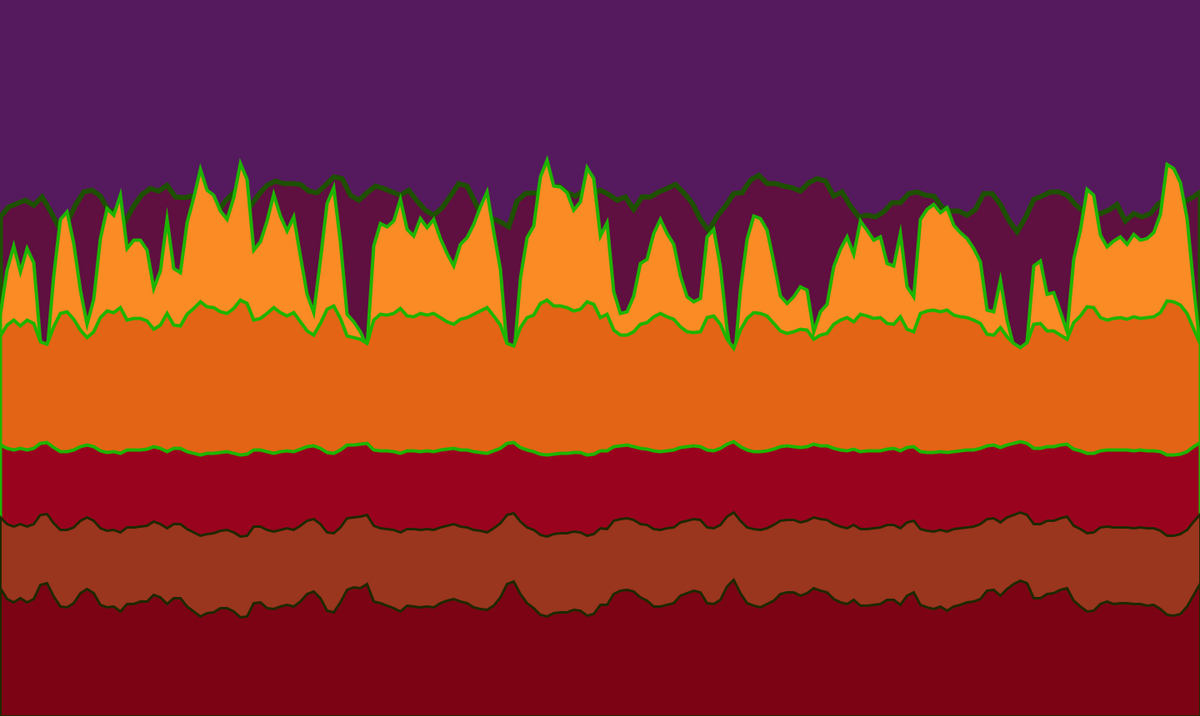
Frame 1 (no input)
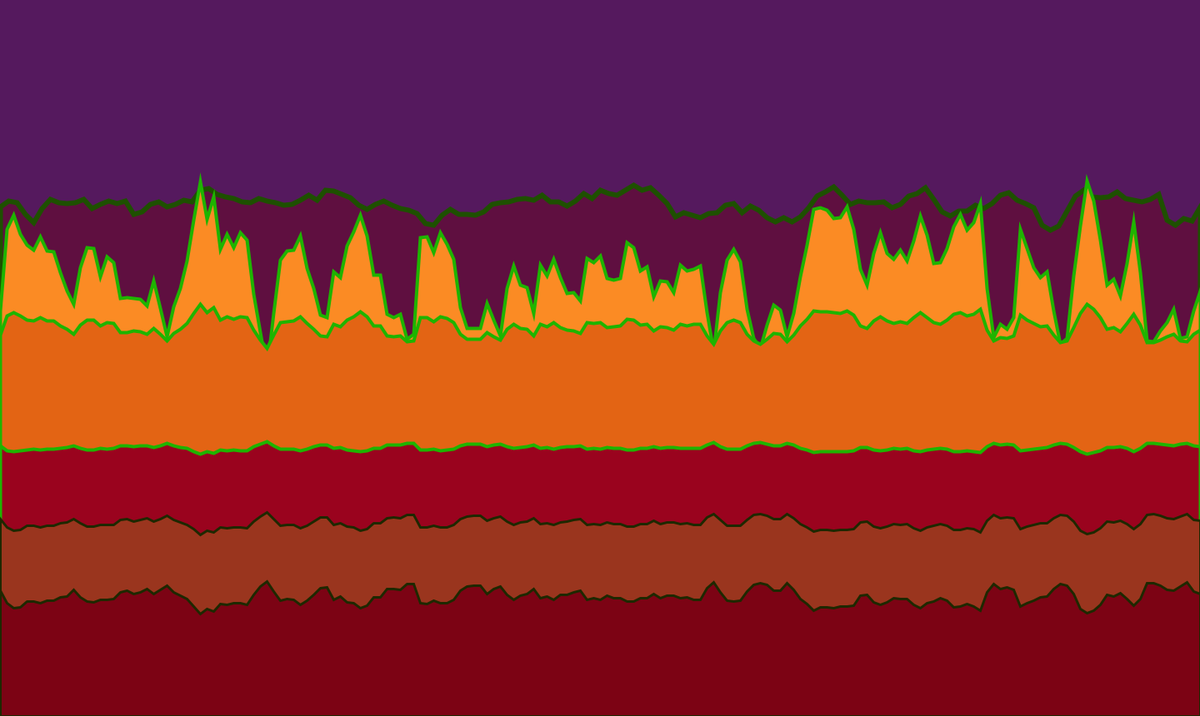
Frame 60 (the mouse pressed at the canvas centre just before this capture)
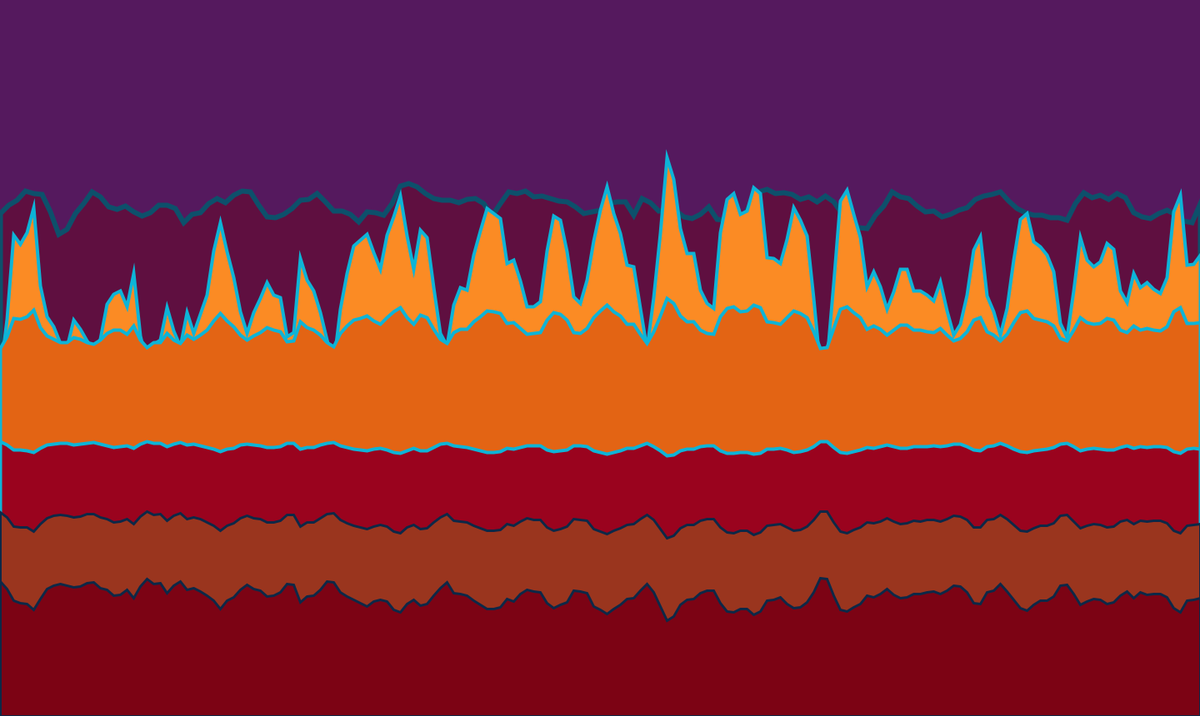
Frame 120 (the mouse held since frame 60 and released just before this capture)

The Processing sketch that drew these frames (run headless with seeded random() and noise(); from frame 60 on, the mouse is pressed at the canvas centre):

// Processing sketch: noise_wave
// ── noise_wave.pde
/**
 * Noise Wave
 * by Daniel Shiffman.  
 * 
 * Using Perlin Noise to generate a wave-like pattern. 
 */

float yoff = 0.0;        // 2nd dimension of perlin noise
 NoiseWave noiseWave;
void setup() {
  size(1440, 860);
    noiseWave = new NoiseWave();
}

void draw() {
  background(85, 25, 94);
   float xoff = 0;  
   float t = map(noise(0, mouseX), 0, 5, 0,255);
   stroke(t, 80 , mouseY/4);
  strokeWeight(6);
  
   
     fill(95, 15, 64);
  // We are going to draw a polygon out of the wave points
  beginShape();  
     // Iterate over horizontal pixels
  for (float x = 0; x <= width; x += 10) {
    // Calculate a y value according to noise, map to 
    float y = map(noise(xoff, yoff), 0, 2, 200,400); // Option #1: 2D Noise
    // float y = map(noise(xoff), 0, 1, 200,300);    // Option #2: 1D Noise
    
    // Set the vertex
    vertex(x, y); 
    // Increment x dimension for noise
    xoff += 0.27;
  }
  // increment y dimension for noise
  yoff += 0.02;
  vertex(width, height);
  vertex(0, height);
  endShape(CLOSE);
  
     stroke(t, 180 , mouseY/2);
  strokeWeight(4);
   fill(251, 139, 36);
     noiseWave.drawWave(2, 150, 900); 
    fill(227, 100, 20);
     noiseWave.drawWave(4, 350, 700); 
     
       fill(154, 3, 30);
     noiseWave.drawWave(6, 550, 400); 
        stroke(t, 40 , mouseY/6);
  strokeWeight(3);
         fill(154, 53, 30);
     noiseWave.drawWave(2, 650, 560); 
     
      fill(124, 3, 20);
      
      noiseWave.drawWave(8, 750, 200); 

  // increment y dimension for noise
  yoff += 0.02;
  vertex(width, height);
  vertex(0, height);
  endShape(CLOSE);

}

// ── wave.pde
public class NoiseWave {

  float xoff, yoff;

  void drawWave(float noiseValue, float xValue, float yValue) {
    beginShape();
    xoff = 0; // Option #1: 2D Noise

    // Iterate over horizontal pixels
    for (float x = 0; x <= width; x += 8) {
      // Calculate a y value according to noise, map to 
      float y = map(noise(xoff, yoff), 0, noiseValue, xValue, yValue); // Use variables
      // float y = map(noise(xoff), 0, 1, 200, 300);    // Option #2: 1D Noise

      // Set the vertex
      vertex(x, y); 
      // Increment x dimension for noise
      xoff += 0.3;
    }
    // increment y dimension for noise
    yoff += 0.02;
    vertex(width, height);
    vertex(0, height);
    endShape(CLOSE);
  }
}
